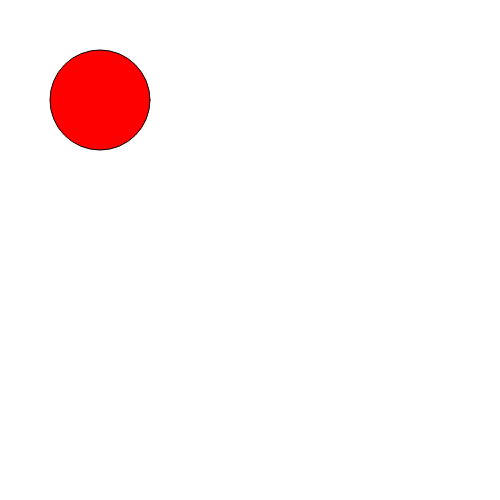
Frame 1 (no input)
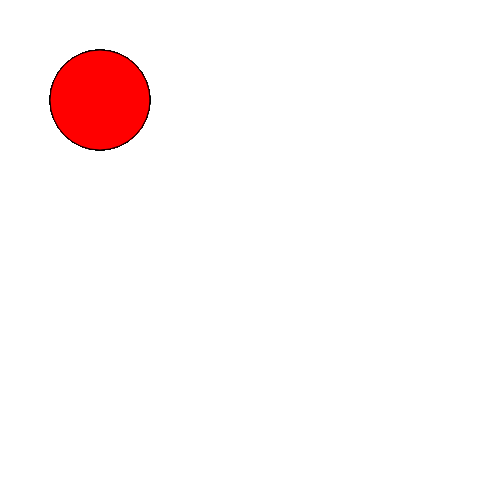
Frame 60 (no input)
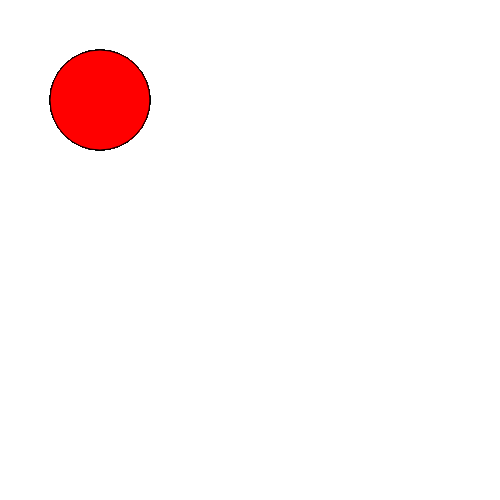
Frame 120 (the mouse pressed at the canvas centre since frame 60)

The p5.js sketch that drew these frames (run headless with seeded random() and noise() and a simulated clock; from frame 60 on, the mouse is pressed at the canvas centre):

// p5.js sketch
// ── sketch.js
function setup() {
  createCanvas(500, 500);
}

function draw() {
  fill('red') ;
  ellipse(100, 100, 100, 100);
}
